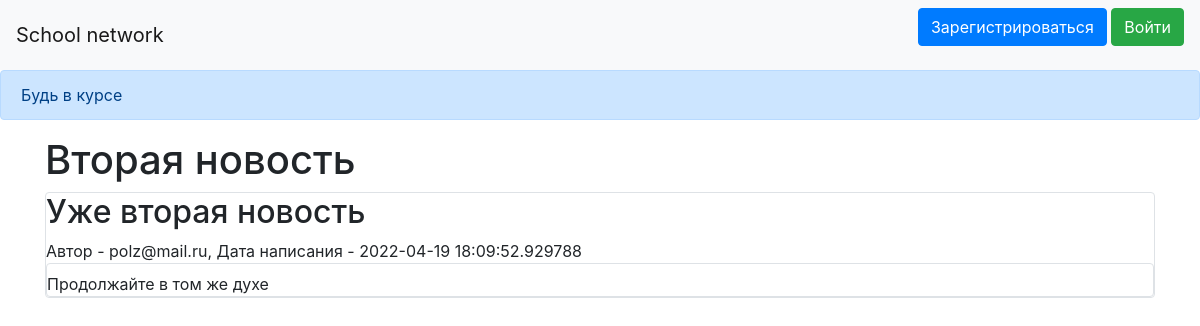
/obs/2, run on the app's committed database.
### data/news.py (models this page shows)
class News(SqlAlchemyBase):
    __tablename__ = 'news'
    id = sqlalchemy.Column(sqlalchemy.Integer,
                           primary_key=True, autoincrement=True)
    title = sqlalchemy.Column(sqlalchemy.String, nullable=True)
    content = sqlalchemy.Column(sqlalchemy.String, nullable=True)
    created_date = sqlalchemy.Column(sqlalchemy.DateTime,
                                     default=datetime.datetime.now)
    for_which_form = sqlalchemy.Column(sqlalchemy.Boolean, default=True)
    user_id = sqlalchemy.Column(sqlalchemy.Integer,
                                sqlalchemy.ForeignKey("users.id"))
    is_news = sqlalchemy.Column(sqlalchemy.Boolean, default=True)
    user = orm.relation('User')

### data/users.py (models this page shows, shortened)
class User(SqlAlchemyBase, UserMixin):
    __tablename__ = 'users'
    id = sqlalchemy.Column(sqlalchemy.Integer,
                           primary_key=True, autoincrement=True)
    name = sqlalchemy.Column(sqlalchemy.String, nullable=True)
    about = sqlalchemy.Column(sqlalchemy.String, nullable=True)
    email = sqlalchemy.Column(sqlalchemy.String,
                              index=True, unique=True, nullable=True)
    hashed_password = sqlalchemy.Column(sqlalchemy.String, nullable=True)
    created_date = sqlalchemy.Column(sqlalchemy.DateTime,
                                     default=datetime.datetime.now)
    is_teacher = sqlalchemy.Column(sqlalchemy.Boolean, default=True)
    news = orm.relation("News", back_populates='user')

### data/obs.py (models this page shows)
class Obs(SqlAlchemyBase):
    __tablename__ = 'obs'
    id = sqlalchemy.Column(sqlalchemy.Integer, primary_key=True,
                           autoincrement=True)
    name = sqlalchemy.Column(sqlalchemy.String)
    content = sqlalchemy.Column(sqlalchemy.String, nullable=True)
    news_id = sqlalchemy.Column(sqlalchemy.Integer)

### main.py (the view)
@app.route("/obs/<int:id>", methods=['GET', 'POST'])
def obs(id):
    db_session.global_init("db/blogs.db")
    db_sess = db_session.create_session()
    news = db_sess.query(News).filter(News.id == id,
                                      ).first()
    obs = db_sess.query(Obs).filter(Obs.news_id == id,
                                    )
    return render_template("obs.html", news=news, title=news.title, id=news.id, obs=obs)

### data/db_session.py (called while the page is built, shortened)
def global_init(db_file):
    global __factory
    if __factory:
        return

def create_session() -> Session:
    global __factory
    return __factory()

### templates/obs.html (shortened to what this page needs)
{% extends "base.html" %}
{% block content %}
<h1>{{title}}</h1>
<div class="col-md6 border rounded">
    <h2>{{news.content}}</h2>
    <div>
        Автор - {{news.user.name}}, Дата написания - {{news.created_date}}
    </div>
    {% if obs%}
    {% for item in obs%}
<div class="col-md6 border rounded">
    <div>
        {{item.content}}
    </div>
    </div>
</div>
{% endfor %}
{% endif %}
{% endblock %}

### data on the page
News: title "Вторая новость", content "Уже вторая новость", created_date "2022-04-19 18:09:52.929788"
User: user.name "polz@mail.ru"
Obs: content "Продолжайте в том же духе"
